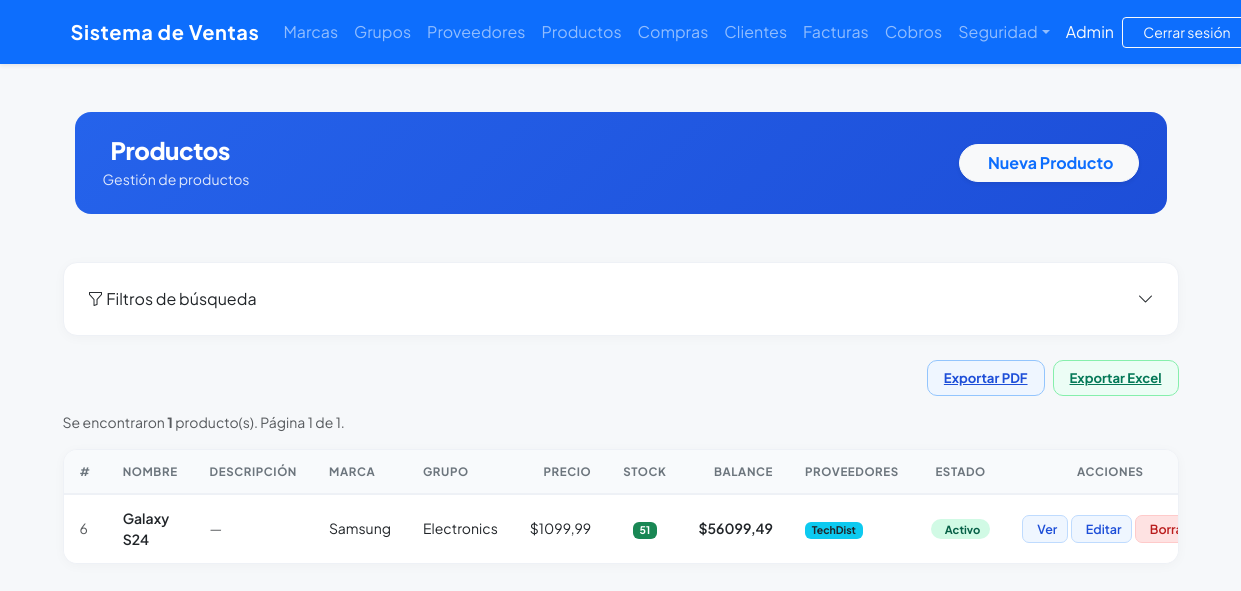
Before: /products/ (signed in) with the older database file.
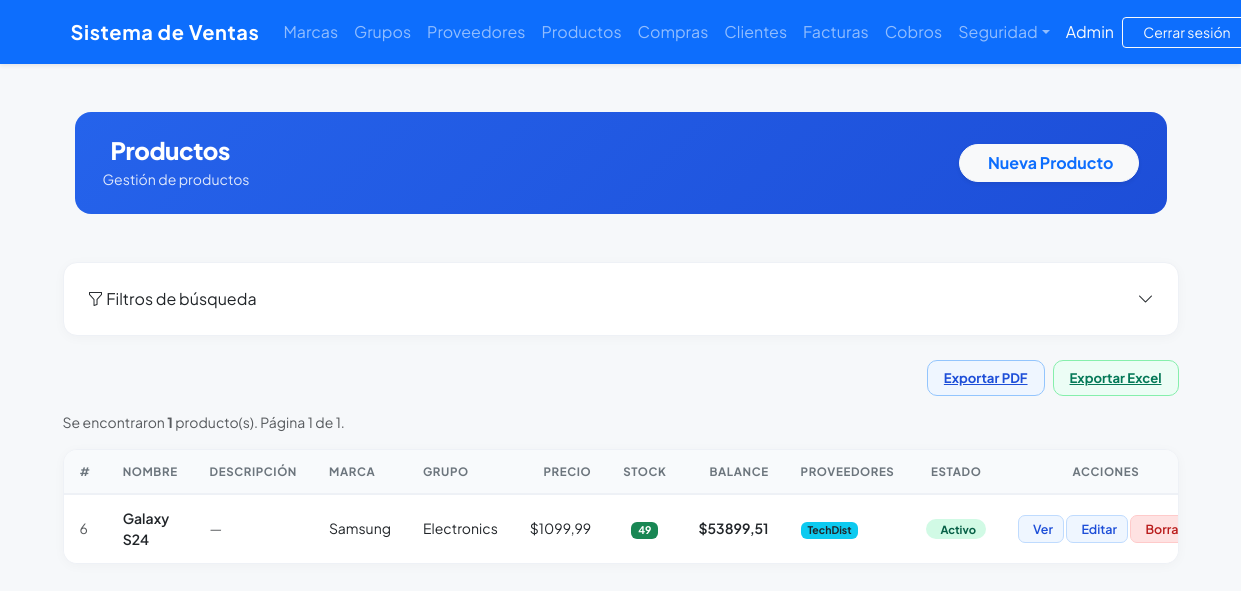
After: the same page with the newer database file.
### billing/models.py (models this page shows, shortened)
class Product(models.Model):
    name = models.CharField(max_length=200, verbose_name='Nombre del Producto')
    description = models.TextField(blank=True, null=True, verbose_name = 'Descripción')
    brand = models.ForeignKey(Brand, on_delete=models.PROTECT, related_name='productos', verbose_name = 'Marca')
    group = models.ForeignKey(ProductGroup, on_delete=models.PROTECT, related_name='Grupos', verbose_name = 'Grupo')
    suppliers = models.ManyToManyField(Supplier, related_name='products', blank=True, verbose_name = 'Proveedores')
    unit_price = models.DecimalField(max_digits=12, decimal_places=2, verbose_name = 'Precio Unitario')
    stock = models.IntegerField(default=0, verbose_name = 'Stock')
    is_active = models.BooleanField(default=True, verbose_name = 'Activo')
    image = models.ImageField(upload_to='products/', blank=True, null=True, verbose_name='Imagen')
    created_at = models.DateTimeField(auto_now_add=True, verbose_name = 'Creado el')
    updated_at = models.DateTimeField(auto_now=True, verbose_name = 'Actualizado el')
    class Meta:
        verbose_name = 'Producto'
        verbose_name_plural = 'Productos'
        ordering = ['name']
    @property
    def balance(self):
        return self.unit_price * self.stock

class Brand(models.Model):
    name = models.CharField(max_length=100, unique=True, verbose_name='Nombre de la Marca')
    description = models.TextField(blank=True, null=True, verbose_name = 'Descripción')
    is_active = models.BooleanField(default=True, verbose_name = 'Activo')
    created_at = models.DateTimeField(auto_now_add=True, verbose_name = 'Creado el')
    updated_at = models.DateTimeField(auto_now=True, verbose_name = 'Actualizado el')
    class Meta:
        verbose_name = 'Marca'
        verbose_name_plural = 'Marcas'
        ordering = ['name']

class ProductGroup(models.Model):
    name = models.CharField(max_length=100, unique=True, verbose_name='Nombre del Grupo')
    is_active = models.BooleanField(default=True, verbose_name = 'Activo')
    created_at = models.DateTimeField(auto_now_add=True, verbose_name = 'Creado el')
    updated_at = models.DateTimeField(auto_now=True, verbose_name = 'Actualizado el')
    class Meta:
        verbose_name = 'Grupo de Productos'
        verbose_name_plural = 'Grupos de Productos'
        ordering = ['name']

### billing/views.py (the view, shortened to what this page needs)
# urls.py: path('products/', views.ProductListView.as_view(), name='product_list'),
class ProductListView(LoginRequiredMixin,GroupRequiredMixin, ExportMixin, ListView):
    group_required = ['Administrador', 'Analista de Compras']
    export_filename = 'productos'
    export_fields = [
        ('id', 'ID'),
        ('name', 'Nombre del Producto'),
        ('description', 'Descripción'),
        ('brand.name', 'Marca'),
        ('group.name', 'Grupo'),
        ('unit_price', 'Precio'),
        ('stock', 'Stock'),
        ('balance', 'Balance'),
        ('suppliers', 'Proveedores'),
        ('is_active', 'Estado')
    ]
    """
    Lista de productos con filtros individuales por campo y pagineo.

    Filtros disponibles (GET params):
      - name          : texto libre → icontains sobre name
      - description   : texto libre → icontains sobre description
      - brand         : id (int)    → FK exacta
      - group         : id (int)    → FK exacta
      - supplier      : id (int)    → M2M exacta
      - price_min     : decimal     → unit_price >=
      - price_max     : decimal     → unit_price <=
      - stock_min     : int         → stock >=
      - stock_max     : int         → stock <=
      - is_active     : 'true'/'false'/''/None → BooleanField
    """
    model = Product
    template_name = 'billing/product_list.html'
    context_object_name = 'items'
    paginate_by = 10
    def get_queryset(self):
        qs = (
            Product.objects
            .select_related('brand', 'group')
            .prefetch_related('suppliers')
        )
        p = self.request.GET
        if p.get('name'):
            qs = qs.filter(name__icontains=p['name'])
        if p.get('description'):
            qs = qs.filter(description__icontains=p['description'])
        if p.get('brand'):
            qs = qs.filter(brand_id=p['brand'])
        if p.get('group'):
            qs = qs.filter(group_id=p['group'])
        if p.get('supplier'):
            qs = qs.filter(suppliers__id=p['supplier'])
        if p.get('price_min'):
            try:
                qs = qs.filter(unit_price__gte=Decimal(p['price_min']))
            except Exception:
                pass
        if p.get('price_max'):
            try:
                qs = qs.filter(unit_price__lte=Decimal(p['price_max']))
            except Exception:
                pass
        if p.get('stock_min'):
            try:
                qs = qs.filter(stock__gte=int(p['stock_min']))
            except Exception:
                pass
        if p.get('stock_max'):
            try:
                qs = qs.filter(stock__lte=int(p['stock_max']))
            except Exception:
                pass
        is_active = p.get('is_active', '')
        if is_active == 'true':
            qs = qs.filter(is_active=True)
        elif is_active == 'false':
            qs = qs.filter(is_active=False)
        return qs.distinct()
    def get_context_data(self, **kwargs):
        ctx = super().get_context_data(**kwargs)
        ctx['brands']    = Brand.objects.filter(is_active=True).order_by('name')
        ctx['groups']    = ProductGroup.objects.filter(is_active=True).order_by('name')
        ctx['suppliers'] = Supplier.objects.filter(is_active=True).order_by('name')
        ctx['filter'] = self.request.GET
        ALL_COLUMNS = [
            ('id', 'ID'),
            ('name', 'Nombre del Producto'),
            ('description', 'Descripción'),
            ('brand.name', 'Marca'),
            ('group.name', 'Grupo'),
            ('unit_price', 'Precio'),
            ('stock', 'Stock'),
            ('balance', 'Balance'),
            ('suppliers', 'Proveedores'),
            ('is_active', 'Estado')
        ]
        ctx['available_columns'] = ALL_COLUMNS
        columns = self.request.GET.getlist('columns')
        if not columns:
            columns = [c[0] for c in ALL_COLUMNS]
        ctx['selected_columns'] = columns
        filter_keys = ['name', 'description', 'brand', 'group', 'supplier', 'price_min', 'price_max', 'stock_min', 'stock_max', 'is_active']
        ctx['has_active_filters'] = any(self.request.GET.get(k) for k in filter_keys)
        params = self.request.GET.copy()
        params.pop('page', None)
        ctx['query_string'] = params.urlencode()
        return ctx

### security/templatetags/security_tags.py (called while the page is built)
@register.filter(name='has_group')
def has_group(user, group_name):
    if not user.is_authenticated:
        return False
    if user.is_superuser:      # el superusuario ve todo
        return True
    return user.groups.filter(name=group_name).exists()

### shared/mixins.py (called while the page is built, shortened)
    def get(self, request, *args, **kwargs):
        export_format = request.GET.get('export')
        return super().get(request, *args, **kwargs)

    def get_context_data(self, **kwargs):
        ctx = super().get_context_data(**kwargs)
        params = self.request.GET.copy()
        params.pop('page', None)
        ctx['query_string'] = params.urlencode()
        fields = self.export_fields
        if not fields:
            fields = [(f.name, str(f.verbose_name).capitalize()) for f in self.model._meta.fields]
        ctx['available_columns'] = fields
        selected = self.request.GET.getlist('columns')
        if not selected:
            selected = [f[0] for f in fields]
        ctx['selected_columns'] = selected
        return ctx

### billing/templates/billing/product_list.html (shortened to what the changed rows need)
{% extends 'billing/base.html' %}
{% block content %}
<div class="container-fluid py-4">
  <div class="page-header d-flex justify-content-between align-items-center mb-4">
    <div>
      <h1>Productos</h1>
    </div>
  </div>
</div>
<div class="products-table">
  <table class="table mb-0">
    <thead>
      <tr>
        {% if 'id' in selected_columns %}<th style="width: 60px;">#</th>{% endif %}
        {% if 'name' in selected_columns %}<th>Nombre</th>{% endif %}
        {% if 'description' in selected_columns %}<th>Descripción</th>{% endif %}
        {% if 'brand.name' in selected_columns %}<th>Marca</th>{% endif %}
        {% if 'group.name' in selected_columns %}<th>Grupo</th>{% endif %}
        {% if 'unit_price' in selected_columns %}<th class="text-end">Precio</th>{% endif %}
        {% if 'stock' in selected_columns %}<th class="text-center">Stock</th>{% endif %}
        {% if 'balance' in selected_columns %}<th class="text-end">Balance</th>{% endif %}
        {% if 'suppliers' in selected_columns %}<th>Proveedores</th>{% endif %}
        {% if 'is_active' in selected_columns %}<th class="text-center">Estado</th>{% endif %}
        <th class="text-center">Acciones</th>
      </tr>
    </thead>
    <tbody>
      {% for item in items %}
      <tr>
        {% if 'id' in selected_columns %}
        <td class="text-muted small">{{ item.pk }}</td>
        {% endif %}
        {% if 'name' in selected_columns %}
        <td class="fw-semibold">{{ item.name }}</td>
        {% endif %}
        {% if 'description' in selected_columns %}
        <td class="text-muted small">
          {% if item.description %}
            {{ item.description|truncatechars:60 }}
          {% else %}
            <span class="text-muted fst-italic">—</span>
          {% endif %}
        </td>
        {% endif %}
        {% if 'brand.name' in selected_columns %}
        <td>{{ item.brand.name }}</td>
        {% endif %}
        {% if 'group.name' in selected_columns %}
        <td>{{ item.group.name }}</td>
        {% endif %}
        {% if 'unit_price' in selected_columns %}
        <td class="text-end">${{ item.unit_price }}</td>
        {% endif %}
        {% if 'stock' in selected_columns %}
        <td class="text-center">
          {% if item.stock <= 5 %}
            <span class="badge bg-danger">{{ item.stock }}</span>
          {% elif item.stock <= 20 %}
            <span class="badge bg-warning text-dark">{{ item.stock }}</span>
          {% else %}
            <span class="badge bg-success">{{ item.stock }}</span>
          {% endif %}
        </td>
        {% endif %}
        {% if 'balance' in selected_columns %}
        <td class="text-end fw-semibold">${{ item.balance }}</td>
        {% endif %}
        {% if 'suppliers' in selected_columns %}
        <td>
          {% for s in item.suppliers.all %}
            <span class="badge bg-info text-dark">{{ s.name }}</span>
          {% empty %}
            <span class="text-muted fst-italic">Ninguno</span>
          {% endfor %}
        </td>
        {% endif %}
        {% if 'is_active' in selected_columns %}
        <td class="text-center">
          {% if item.is_active %}
            <span class="badge-active">Activo</span>
          {% else %}
            <span class="badge-inactive"><i class="fas fa-circle me-1" style="font-size:.4rem;"></i>Inactivo</span>
          {% endif %}
        </td>
        {% endif %}
        <td class="text-center text-nowrap">
          <a href="{% url 'billing:product_detail' item.pk %}" class="btn-view" title="Ver Detalle">
            Ver
          </a>
          <a href="{% url 'billing:product_update' item.pk %}" class="btn-edit">Editar</a>
          <a href="{% url 'billing:product_delete' item.pk %}" class="btn-del">Borrar</a>
        </td>
      </tr>
      {% empty %}
      <tr>
        <td colspan="{{ selected_columns|length|add:1 }}" class="text-center py-4 text-muted">
          No se encontraron productos con los filtros aplicados.
        </td>
      </tr>
      {% endfor %}
    </tbody>
  </table>
</div>
</div>
{% endblock %}

Changed rows visible on the page:
changed Product "Galaxy S24": stock "51" → "49"; balance "56099,49" → "53899,51"
